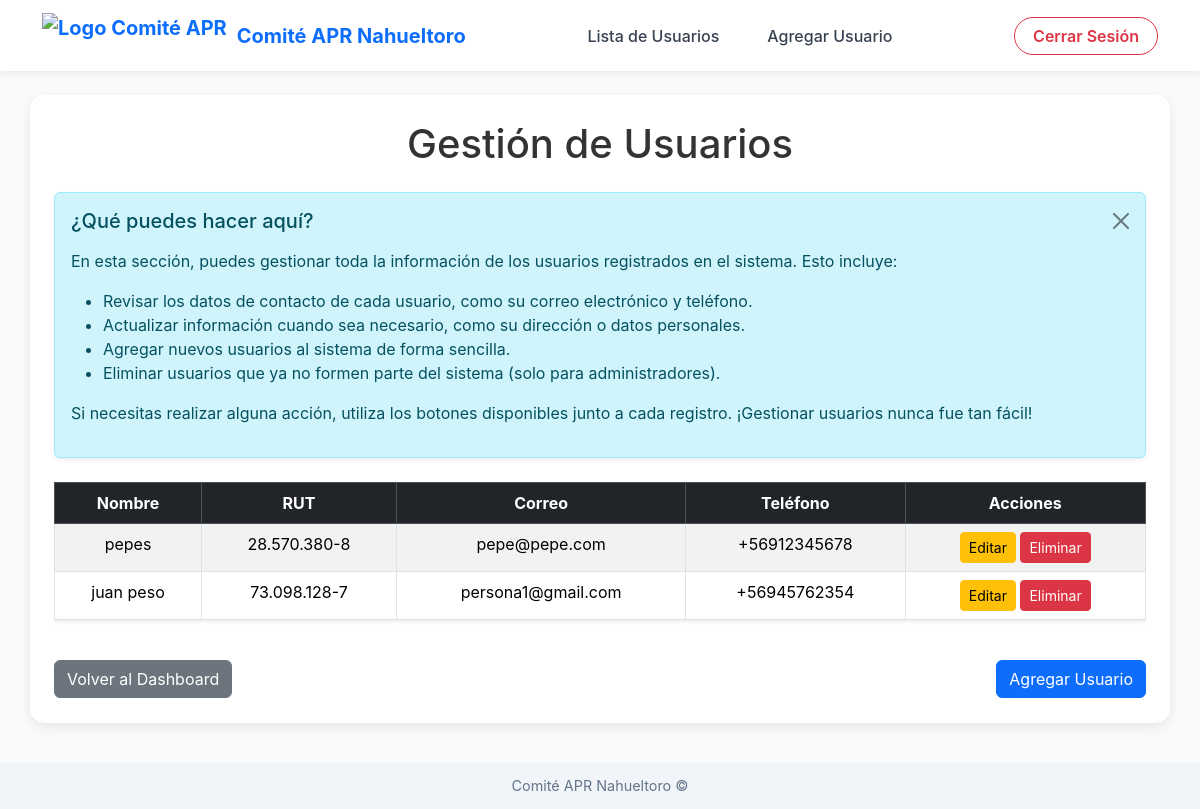
The page /usuarios/lista/ (signed in) on the database its author committed.
### usuarios/models.py (models this page shows, shortened)
class Usuario(models.Model):
    def validar_nombre(value):
        """
        Valida que el nombre solo contenga letras y espacios.
        """
        if not value.replace(" ", "").isalpha():
            raise ValidationError("El nombre solo debe contener letras y espacios.")
    def validar_rut(value):
        """
        Valida el RUT chileno con su dígito verificador.
        """
        rut = value.replace(".", "").replace("-", "")
        if len(rut) < 2:
            raise ValidationError("El RUT ingresado no es válido.")
        cuerpo, dv = rut[:-1], rut[-1].upper()
        if not cuerpo.isdigit():
            raise ValidationError("El RUT ingresado no es válido.")
        suma, factor = 0, 2
        for c in reversed(cuerpo):
            suma += int(c) * factor
            factor = 2 if factor == 7 else factor + 1
        dv_calculado = 11 - (suma % 11)
        if dv_calculado == 10:
            dv_calculado = "K"
        elif dv_calculado == 11:
            dv_calculado = "0"
        else:
            dv_calculado = str(dv_calculado)
        if dv_calculado != dv:
            raise ValidationError(f"El RUT ingresado no es válido. Dígito verificador esperado: {dv_calculado}")
    nombre = models.CharField(
        max_length=100,
        validators=[validar_nombre],
        help_text="Ingrese nombre y apellido. Ejemplo: Juan Pérez"
    )
    rut = models.CharField(
        max_length=12,
        unique=True,
        validators=[
            RegexValidator(
                regex=r'^\d{1,2}\.\d{3}\.\d{3}-[\dkK]$',
                message='Formato de RUT inválido. Ejemplo: 12.345.678-K'
            ),
            validar_rut  # Validación personalizada para el RUT
        ],
        help_text="Formato: 12.345.678-K"
    )
    correo = models.EmailField(
        max_length=255,
        unique=True,
        help_text="Ingrese un correo electrónico válido. Ejemplo: usuario@dominio.com"
    )
    direccion = models.CharField(
        max_length=255,
        help_text="Ingrese la dirección completa. Ejemplo: Calle Falsa 123, Santiago"
    )
    telefono = models.CharField(
        max_length=12,
        validators=[RegexValidator(
            regex=r'^\+569\d{8}$',
            message='El teléfono debe comenzar con +569 y tener 8 dígitos después. Ejemplo: +56912345678'
        )],
        help_text="Formato: +569XXXXXXXX (donde X son sus 8 dígitos)"
    )

### usuarios/views.py (the view)
        def _verificar_permiso(request, *args, **kwargs):
            if request.user.rol not in roles_permitidos:
                raise Http404("No tienes permiso para acceder a esta página.")
            return vista(request, *args, **kwargs)

### usuarios/views.py (called while the page is built)
def verificar_permiso(roles_permitidos):
    def decorador(vista):
        def _verificar_permiso(request, *args, **kwargs):
            if request.user.rol not in roles_permitidos:
                raise Http404("No tienes permiso para acceder a esta página.")
            return vista(request, *args, **kwargs)
        return _verificar_permiso
    return decorador

@login_required
@verificar_permiso(['admin', 'secretaria'])
def lista_usuarios(request):
    usuarios = Usuario.objects.all()
    return render(request, 'usuarios/lista_usuarios.html', {'usuarios': usuarios})

### usuarios/templates/usuarios/lista_usuarios.html (shortened to what this page needs)
{% extends "usuarios/base_usuarios.html" %}
{% block content %}
<div class="container">
    <h1 class="mb-4 text-center">Gestión de Usuarios</h1>
    <div class="alert alert-info alert-dismissible fade show shadow-sm" role="alert">
        <h5 class="mb-3"> ¿Qué puedes hacer aquí?</h5>
        <p>
            En esta sección, puedes gestionar toda la información de los usuarios registrados en el sistema. Esto incluye:
        </p>
        <ul>
            <li>Revisar los datos de contacto de cada usuario, como su correo electrónico y teléfono.</li>
            <li>Actualizar información cuando sea necesario, como su dirección o datos personales.</li>
            <li>Agregar nuevos usuarios al sistema de forma sencilla.</li>
            <li>Eliminar usuarios que ya no formen parte del sistema (solo para administradores).</li>
        </ul>
        <p class="mt-3">
            Si necesitas realizar alguna acción, utiliza los botones disponibles junto a cada registro. ¡Gestionar usuarios nunca fue tan fácil!
        </p>
        <button type="button" class="btn-close" data-bs-dismiss="alert" aria-label="Close"></button>
    </div>
    <div class="table-responsive mt-4">
        <table class="table table-striped table-bordered text-center shadow-sm">
            <thead class="table-dark">
                <tr>
                    <th>Nombre</th>
                    <th>RUT</th>
                    <th>Correo</th>
                    <th>Teléfono</th>
                    <th>Acciones</th>
                </tr>
            </thead>
            <tbody>
                {% for usuario in usuarios %}
                <tr>
                    <td>{{ usuario.nombre }}</td>
                    <td>{{ usuario.rut }}</td>
                    <td>{{ usuario.correo }}</td>
                    <td>{{ usuario.telefono }}</td>
                    <td>
                        <a href="{% url 'usuarios:editar_usuario' usuario.id %}" class="btn btn-warning btn-sm">
                            Editar
                        </a>
                        {% if request.user.rol == 'admin' %}
                        <a href="{% url 'usuarios:eliminar_usuario' usuario.id %}" class="btn btn-danger btn-sm">
                            Eliminar
                        </a>
                        {% endif %}
                    </td>
                </tr>
                {% empty %}
                <tr>
                    <td colspan="5" class="text-muted">No se encontraron usuarios registrados.</td>
                </tr>
                {% endfor %}
            </tbody>
        </table>
    </div>
    <div class="d-flex justify-content-between mt-4">
        <a href="{% url 'roles:redireccion_dashboard' %}" class="btn btn-secondary">
             Volver al Dashboard
        </a>
        <a href="{% url 'usuarios:agregar_usuario' %}" class="btn btn-primary">
             Agregar Usuario
        </a>
    </div>
</div>
{% endblock %}

### usuarios/templates/usuarios/base_usuarios.html (style rules this page uses)
body { display: flex; flex-direction: column; min-height: 100vh; margin: 0; background: #f8fafc; color: #333; font-family: Inter, system-ui, -apple-system, "Segoe UI", Roboto, "Helvetica Neue", Arial; }

### rows shown on the page
Usuario: nombre "pepes", rut "28.570.380-8", correo "pepe@pepe.com", telefono "+56912345678"
Usuario: nombre "juan peso", rut "73.098.128-7", correo "persona1@gmail.com", telefono "+56945762354"
